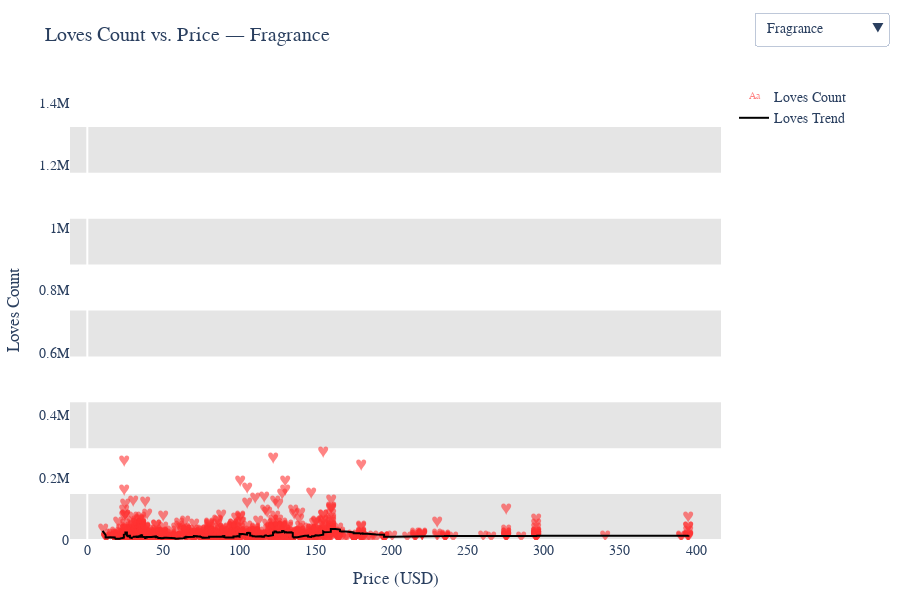

The notebook cell this image was saved under:
### Code cell
import plotly.graph_objects as go
import pandas as pd

# Clean and prepare data
df = product_info_df.dropna(subset=['price_usd', 'loves_count', 'primary_category']).copy()
categories = df['primary_category'].unique()

# Compute true max value for the y-axis (from both raw and smoothed values)
rolling_max = (
    df.groupby('primary_category')['loves_count']
    .apply(lambda x: x.sort_values().rolling(window=50, min_periods=1).mean().max())
).max()

y_max_loves = max(df['loves_count'].max(), rolling_max) * 1.05

# Build traces and dropdown buttons
traces = []
buttons = []

for i, cat in enumerate(categories):
    df_cat = df[df['primary_category'] == cat].sort_values(by='price_usd')
    smooth_loves = df_cat['loves_count'].rolling(window=50, min_periods=1).mean()

    # Heart markers (transparent red)
    trace_points = go.Scatter(
        x=df_cat['price_usd'],
        y=df_cat['loves_count'],
        mode='text',
        name='Loves Count',
        text=['♥'] * len(df_cat),
        textfont=dict(size=16, color='rgba(255, 50, 50, 0.6)'),
        hovertemplate='<b>%{text}</b><br>Price: $%{x}<br>Loves: %{y}<extra></extra>',
        visible=(i == 0)
    )

    # Trendline
    trace_line = go.Scatter(
        x=df_cat['price_usd'],
        y=smooth_loves,
        mode='lines',
        name='Loves Trend',
        line=dict(color='black', width=2),
        hoverinfo='skip',
        visible=(i == 0)
    )

    traces.extend([trace_points, trace_line])

    vis = [False] * len(categories) * 2
    vis[i * 2] = True
    vis[i * 2 + 1] = True

    buttons.append(dict(
        label=cat,
        method='update',
        args=[{'visible': vis},
              {'title': f'Loves Count vs. Price — {cat}'}]
    ))

# Create alternating horizontal bands
band_shapes = []
band_count = 10
band_height = y_max_loves / band_count

for i in range(0, band_count, 2):
    band_shapes.append(dict(
        type='rect',
        xref='paper', yref='y',
        x0=0, x1=1,
        y0=i * band_height,
        y1=(i + 1) * band_height,
        fillcolor='rgba(0, 0, 0, 0.1)',
        layer='below',
        line_width=0
    ))

# Build figure
fig1 = go.Figure(data=traces)
fig1.update_layout(
    updatemenus=[dict(
        type='dropdown',
        buttons=buttons,
        active=0,
        x=1.05,
        xanchor='left',
        y=1.15,
        yanchor='top'
    )],
    title=f'Loves Count vs. Price — {categories[0]}',
    xaxis=dict(title='Price (USD)', showgrid=False),
    yaxis=dict(title='Loves Count', range=[0, y_max_loves], showgrid=False),
    shapes=band_shapes,
    plot_bgcolor='white',
    font=dict(family='Arial', size=14),
    height=600,
    margin=dict(t=80, b=60, l=60, r=60)
)

fig1.show()

### Figure 1 — Plotly figure (JSON) as saved in the notebook; plotly's stock layout.template omitted (floating-point values rounded to 4 significant figures; data arrays with more than 128 entries replaced by an {"elided": "..."} marker saying what was removed)
{"data": [{"hovertemplate": "<b>%{text}</b><br>Price: $%{x}<br>Loves: %{y}<extra></extra>", "mode": "text", "name": "Loves Count", "text": {"elided": "1432 str values"}, "textfont": {"color": "rgba(255, 50, 50, 0.6)", "size": 16}, "type": "scatter", "visible": true, "x": {"elided": "1432 float values"}, "y": {"elided": "1432 int values"}}, {"hoverinfo": "skip", "line": {"color": "black", "width": 2}, "mode": "lines", "name": "Loves Trend", "type": "scatter", "visible": true, "x": {"elided": "1432 float values"}, "y": {"elided": "1432 float values"}}, {"hovertemplate": "<b>%{text}</b><br>Price: $%{x}<br>Loves: %{y}<extra></extra>", "mode": "text", "name": "Loves Count", "text": {"elided": "405 str values"}, "textfont": {"color": "rgba(255, 50, 50, 0.6)", "size": 16}, "type": "scatter", "visible": false, "x": {"elided": "405 float values"}, "y": {"elided": "405 int values"}}, {"hoverinfo": "skip", "line": {"color": "black", "width": 2}, "mode": "lines", "name": "Loves Trend", "type": "scatter", "visible": false, "x": {"elided": "405 float values"}, "y": {"elided": "405 float values"}}, {"hovertemplate": "<b>%{text}</b><br>Price: $%{x}<br>Loves: %{y}<extra></extra>", "mode": "text", "name": "Loves Count", "text": {"elided": "288 str values"}, "textfont": {"color": "rgba(255, 50, 50, 0.6)", "size": 16}, "type": "scatter", "visible": false, "x": {"elided": "288 float values"}, "y": {"elided": "288 int values"}}, {"hoverinfo": "skip", "line": {"color": "black", "width": 2}, "mode": "lines", "name": "Loves Trend", "type": "scatter", "visible": false, "x": {"elided": "288 float values"}, "y": {"elided": "288 float values"}}, {"hovertemplate": "<b>%{text}</b><br>Price: $%{x}<br>Loves: %{y}<extra></extra>", "mode": "text", "name": "Loves Count", "text": {"elided": "1464 str values"}, "textfont": {"color": "rgba(255, 50, 50, 0.6)", "size": 16}, "type": "scatter", "visible": false, "x": {"elided": "1464 float values"}, "y": {"elided": "1464 int values"}}, {"hoverinfo": "skip", "line": {"color": "black", "width": 2}, "mode": "lines", "name": "Loves Trend", "type": "scatter", "visible": false, "x": {"elided": "1464 float values"}, "y": {"elided": "1464 float values"}}, {"hovertemplate": "<b>%{text}</b><br>Price: $%{x}<br>Loves: %{y}<extra></extra>", "mode": "text", "name": "Loves Count", "text": {"elided": "2369 str values"}, "textfont": {"color": "rgba(255, 50, 50, 0.6)", "size": 16}, "type": "scatter", "visible": false, "x": {"elided": "2369 float values"}, "y": {"elided": "2369 int values"}}, {"hoverinfo": "skip", "line": {"color": "black", "width": 2}, "mode": "lines", "name": "Loves Trend", "type": "scatter", "visible": false, "x": {"elided": "2369 float values"}, "y": {"elided": "2369 float values"}}, {"hovertemplate": "<b>%{text}</b><br>Price: $%{x}<br>Loves: %{y}<extra></extra>", "mode": "text", "name": "Loves Count", "text": {"elided": "2420 str values"}, "textfont": {"color": "rgba(255, 50, 50, 0.6)", "size": 16}, "type": "scatter", "visible": false, "x": {"elided": "2420 float values"}, "y": {"elided": "2420 int values"}}, {"hoverinfo": "skip", "line": {"color": "black", "width": 2}, "mode": "lines", "name": "Loves Trend", "type": "scatter", "visible": false, "x": {"elided": "2420 float values"}, "y": {"elided": "2420 float values"}}, {"hovertemplate": "<b>%{text}</b><br>Price: $%{x}<br>Loves: %{y}<extra></extra>", "mode": "text", "name": "Loves Count", "text": ["♥", "♥", "♥", "♥", "♥", "♥", "♥", "♥", "♥", "♥", "♥", "♥", "♥", "♥", "♥", "♥", "♥", "♥", "♥", "♥", "♥", "♥", "♥", "♥", "♥", "♥", "♥", "♥", "♥", "♥", "♥", "♥", "♥", "♥", "♥", "♥", "♥", "♥", "♥", "♥", "♥", "♥", "♥", "♥", "♥", "♥", "♥", "♥", "♥", "♥", "♥", "♥"], "textfont": {"color": "rgba(255, 50, 50, 0.6)", "size": 16}, "type": "scatter", "visible": false, "x": [4.95, 5.0, 6.0, 6.0, 7.0, 7.0, 7.0, 9.0, 10.0, 10.0, 10.0, 12.0, 12.0, 12.0, 12.0, 12.0, 12.0, 14.0, 14.0, 15.0, 15.0, 15.0, 15.0, 16.0, 18.0, 19.0, 20.0, 20.0, 20.0, 20.0, 20.0, 22.0, 24.0, 24.0, 24.0, 24.0, 24.0, 24.0, 25.0, 26.0, 28.0, 28.0, 31.0, 35.0, 45.0, 46.0, 74.0, 89.0, 125.0, 129.0, 169.0, 249.0], "y": [16473, 11922, 16709, 23683, 11872, 5517, 59164, 4034, 18195, 3669, 4682, 8542, 12195, 13177, 19045, 7133, 17695, 1348, 3554, 12360, 10279, 7154, 9293, 14129, 5692, 3714, 23556, 11374, 7606, 35078, 20139, 1060, 21108, 21114, 23009, 153548, 0, 8461, 7125, 4548, 31809, 15943, 1875, 1894, 8759, 6999, 5831, 18706, 14446, 3409, 2375, 8420]}, {"hoverinfo": "skip", "line": {"color": "black", "width": 2}, "mode": "lines", "name": "Loves Trend", "type": "scatter", "visible": false, "x": [4.95, 5.0, 6.0, 6.0, 7.0, 7.0, 7.0, 9.0, 10.0, 10.0, 10.0, 12.0, 12.0, 12.0, 12.0, 12.0, 12.0, 14.0, 14.0, 15.0, 15.0, 15.0, 15.0, 16.0, 18.0, 19.0, 20.0, 20.0, 20.0, 20.0, 20.0, 22.0, 24.0, 24.0, 24.0, 24.0, 24.0, 24.0, 25.0, 26.0, 28.0, 28.0, 31.0, 35.0, 45.0, 46.0, 74.0, 89.0, 125.0, 129.0, 169.0, 249.0], "y": [16470.0, 14200.0, 15030.0, 17200.0, 16130.0, 14360.0, 20760.0, 18670.0, 18620.0, 17120.0, 15990.0, 15370.0, 15130.0, 14990.0, 15260.0, 14750.0, 14920.0, 14170.0, 13610.0, 13550.0, 13390.0, 13110.0, 12940.0, 12990.0, 12700.0, 12360.0, 12770.0, 12720.0, 12540.0, 13290.0, 13520.0, 13130.0, 13370.0, 13600.0, 13860.0, 17750.0, 17270.0, 17030.0, 16780.0, 16470.0, 16850.0, 16830.0, 16480.0, 16150.0, 15980.0, 15790.0, 15580.0, 15640.0, 15620.0, 15370.0, 15090.0, 15020.0]}, {"hovertemplate": "<b>%{text}</b><br>Price: $%{x}<br>Loves: %{y}<extra></extra>", "mode": "text", "name": "Loves Count", "text": ["♥", "♥", "♥", "♥", "♥", "♥", "♥", "♥", "♥", "♥", "♥", "♥", "♥", "♥", "♥", "♥", "♥", "♥", "♥", "♥", "♥", "♥", "♥", "♥", "♥", "♥", "♥", "♥", "♥", "♥", "♥", "♥", "♥", "♥", "♥", "♥", "♥", "♥", "♥", "♥", "♥", "♥", "♥", "♥", "♥", "♥", "♥", "♥", "♥", "♥", "♥", "♥", "♥", "♥", "♥", "♥", "♥", "♥", "♥", "♥"], "textfont": {"color": "rgba(255, 50, 50, 0.6)", "size": 16}, "type": "scatter", "visible": false, "x": [10.0, 16.0, 17.0, 19.0, 20.0, 20.0, 20.0, 20.0, 22.0, 22.0, 23.0, 23.0, 23.0, 23.5, 24.0, 24.0, 24.0, 25.0, 25.0, 25.0, 25.0, 25.0, 26.0, 26.0, 26.5, 27.0, 28.0, 28.0, 28.0, 30.0, 30.0, 30.0, 32.0, 32.0, 32.0, 34.0, 35.0, 36.0, 36.0, 36.0, 36.0, 36.0, 37.0, 37.0, 37.0, 38.0, 40.0, 40.0, 40.0, 41.0, 44.0, 44.0, 44.0, 45.0, 52.0, 57.0, 60.0, 62.0, 70.0, 104.0], "y": [587, 5224, 4238, 2813, 5310, 10670, 3039, 10328, 11399, 4712, 3160, 1029, 1811, 2447, 12874, 6471, 8831, 3425, 6958, 4621, 2633, 1526, 3682, 4776, 4420, 2860, 4260, 16131, 6753, 19364, 4796, 6821, 4071, 1813, 3218, 2172, 8783, 2165, 2150, 5734, 2695, 3116, 3226, 1859, 4283, 5741, 2899, 2852, 1080, 3084, 4370, 2223, 4612, 9470, 1268, 4043, 1399, 6491, 909, 7657]}, {"hoverinfo": "skip", "line": {"color": "black", "width": 2}, "mode": "lines", "name": "Loves Trend", "type": "scatter", "visible": false, "x": [10.0, 16.0, 17.0, 19.0, 20.0, 20.0, 20.0, 20.0, 22.0, 22.0, 23.0, 23.0, 23.0, 23.5, 24.0, 24.0, 24.0, 25.0, 25.0, 25.0, 25.0, 25.0, 26.0, 26.0, 26.5, 27.0, 28.0, 28.0, 28.0, 30.0, 30.0, 30.0, 32.0, 32.0, 32.0, 34.0, 35.0, 36.0, 36.0, 36.0, 36.0, 36.0, 37.0, 37.0, 37.0, 38.0, 40.0, 40.0, 40.0, 41.0, 44.0, 44.0, 44.0, 45.0, 52.0, 57.0, 60.0, 62.0, 70.0, 104.0], "y": [587.0, 2906.0, 3350.0, 3216.0, 3634.0, 4807.0, 4554.0, 5276.0, 5956.0, 5832.0, 5589.0, 5209.0, 4948.0, 4769.0, 5309.0, 5382.0, 5585.0, 5465.0, 5543.0, 5497.0, 5361.0, 5187.0, 5121.0, 5107.0, 5079.0, 4994.0, 4967.0, 5366.0, 5413.0, 5878.0, 5843.0, 5874.0, 5819.0, 5702.0, 5631.0, 5535.0, 5622.0, 5531.0, 5445.0, 5452.0, 5385.0, 5331.0, 5282.0, 5204.0, 5183.0, 5196.0, 5147.0, 5099.0, 5017.0, 4978.0, 5054.0, 4994.0, 5001.0, 5134.0, 5054.0, 4921.0, 4888.0, 4812.0, 4602.0, 4661.0]}, {"hovertemplate": "<b>%{text}</b><br>Price: $%{x}<br>Loves: %{y}<extra></extra>", "mode": "text", "name": "Loves Count", "text": ["♥", "♥", "♥", "♥"], "textfont": {"color": "rgba(255, 50, 50, 0.6)", "size": 16}, "type": "scatter", "visible": false, "x": [50.0, 50.0, 50.0, 50.0], "y": [0, 0, 0, 0]}, {"hoverinfo": "skip", "line": {"color": "black", "width": 2}, "mode": "lines", "name": "Loves Trend", "type": "scatter", "visible": false, "x": [50.0, 50.0, 50.0, 50.0], "y": [0.0, 0.0, 0.0, 0.0]}], "layout": {"font": {"family": "Arial", "size": 14}, "height": 600, "margin": {"b": 60, "l": 60, "r": 60, "t": 80}, "plot_bgcolor": "white", "shapes": [{"fillcolor": "rgba(0, 0, 0, 0.1)", "layer": "below", "line": {"width": 0}, "type": "rect", "x0": 0, "x1": 1, "xref": "paper", "y0": 0, "y1": 147100.0, "yref": "y"}, {"fillcolor": "rgba(0, 0, 0, 0.1)", "layer": "below", "line": {"width": 0}, "type": "rect", "x0": 0, "x1": 1, "xref": "paper", "y0": 294200.0, "y1": 441300.0, "yref": "y"}, {"fillcolor": "rgba(0, 0, 0, 0.1)", "layer": "below", "line": {"width": 0}, "type": "rect", "x0": 0, "x1": 1, "xref": "paper", "y0": 588400.0, "y1": 735600.0, "yref": "y"}, {"fillcolor": "rgba(0, 0, 0, 0.1)", "layer": "below", "line": {"width": 0}, "type": "rect", "x0": 0, "x1": 1, "xref": "paper", "y0": 882700.0, "y1": 1030000.0, "yref": "y"}, {"fillcolor": "rgba(0, 0, 0, 0.1)", "layer": "below", "line": {"width": 0}, "type": "rect", "x0": 0, "x1": 1, "xref": "paper", "y0": 1177000.0, "y1": 1324000.0, "yref": "y"}], "title": {"text": "Loves Count vs. Price — Fragrance"}, "updatemenus": [{"active": 0, "buttons": [{"args": [{"visible": [true, true, false, false, false, false, false, false, false, false, false, false, false, false, false, false, false, false]}, {"title": "Loves Count vs. Price — Fragrance"}], "label": "Fragrance", "method": "update"}, {"args": [{"visible": [false, false, true, true, false, false, false, false, false, false, false, false, false, false, false, false, false, false]}, {"title": "Loves Count vs. Price — Bath & Body"}], "label": "Bath & Body", "method": "update"}, {"args": [{"visible": [false, false, false, false, true, true, false, false, false, false, false, false, false, false, false, false, false, false]}, {"title": "Loves Count vs. Price — Mini Size"}], "label": "Mini Size", "method": "update"}, {"args": [{"visible": [false, false, false, false, false, false, true, true, false, false, false, false, false, false, false, false, false, false]}, {"title": "Loves Count vs. Price — Hair"}], "label": "Hair", "method": "update"}, {"args": [{"visible": [false, false, false, false, false, false, false, false, true, true, false, false, false, false, false, false, false, false]}, {"title": "Loves Count vs. Price — Makeup"}], "label": "Makeup", "method": "update"}, {"args": [{"visible": [false, false, false, false, false, false, false, false, false, false, true, true, false, false, false, false, false, false]}, {"title": "Loves Count vs. Price — Skincare"}], "label": "Skincare", "method": "update"}, {"args": [{"visible": [false, false, false, false, false, false, false, false, false, false, false, false, true, true, false, false, false, false]}, {"title": "Loves Count vs. Price — Tools & Brushes"}], "label": "Tools & Brushes", "method": "update"}, {"args": [{"visible": [false, false, false, false, false, false, false, false, false, false, false, false, false, false, true, true, false, false]}, {"title": "Loves Count vs. Price — Men"}], "label": "Men", "method": "update"}, {"args": [{"visible": [false, false, false, false, false, false, false, false, false, false, false, false, false, false, false, false, true, true]}, {"title": "Loves Count vs. Price — Gifts"}], "label": "Gifts", "method": "update"}], "type": "dropdown", "x": 1.05, "xanchor": "left", "y": 1.15, "yanchor": "top"}], "xaxis": {"showgrid": false, "title": {"text": "Price (USD)"}}, "yaxis": {"range": [0, 1471000.0], "showgrid": false, "title": {"text": "Loves Count"}}}}
